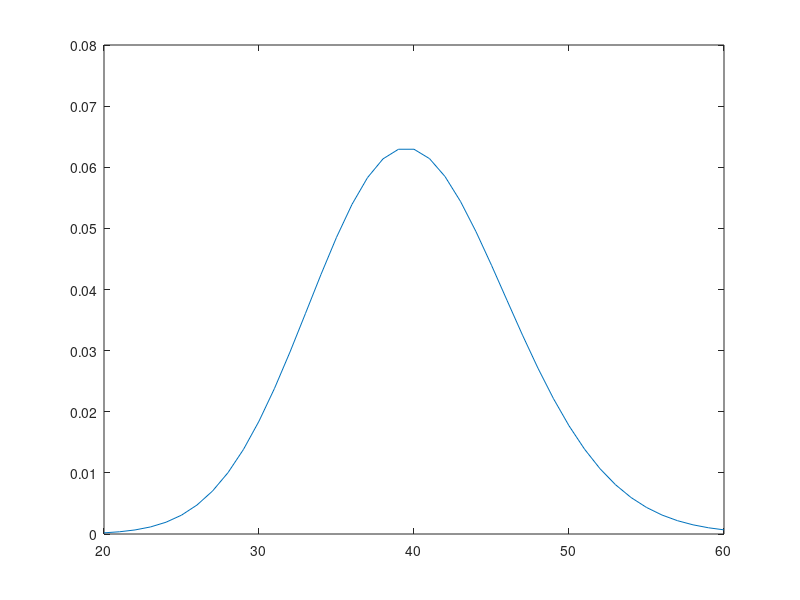

MATLAB code for this plot:
clc;

LIFETIME_MEAN=40;

L=[];
y=[];
sum=0;
for x=20:1:60
    L=[L x];
    y=[y LIFETIME_MEAN.^L.*exp(-LIFETIME_MEAN)/factorial(L)];
    sum=sum+LIFETIME_MEAN.^L.*exp(-LIFETIME_MEAN)/factorial(L);
end
disp(sum);
plot(L,y);